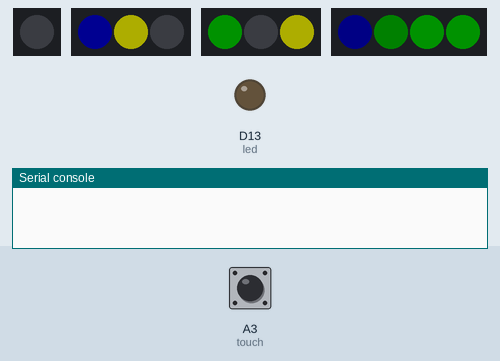
The program below on a simulated CircuitPython board. Shown: 1 RGB LEDs in strip order, left to right, 2 × 3 RGB LEDs in strip order, left to right, 4 RGB LEDs in strip order, left to right, output pins drawn as LEDs (lit = HIGH), the last lines printed to the serial console. Inputs (shaded band) come from the test bench; at power-on: A3 (touch) LOW. Dim RGB values are drawn brighter than linear; random numbers come from a fixed seed; USB keyboard and mouse output is not drawn; touch pads read as touched when driven HIGH.

Above: at 1.2 s.
1.3 s: A3 (touch) pulled HIGH for 3.2 s
At 5.3 s:
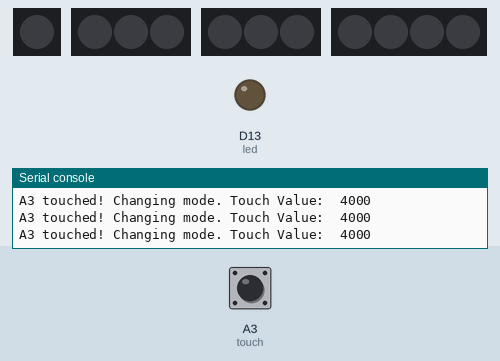
6.0 s: A3 (touch) pulled HIGH for 0.15 s
At 6.49 s:
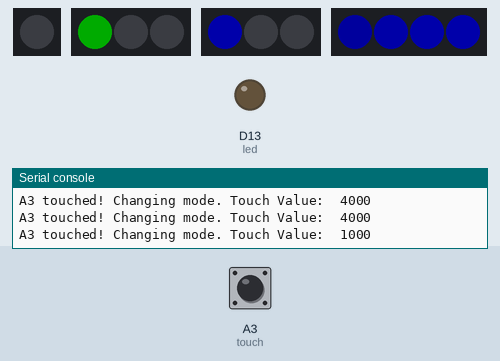
9.1 s: A3 (touch) pulled HIGH for 1 s
At 9.19 s:
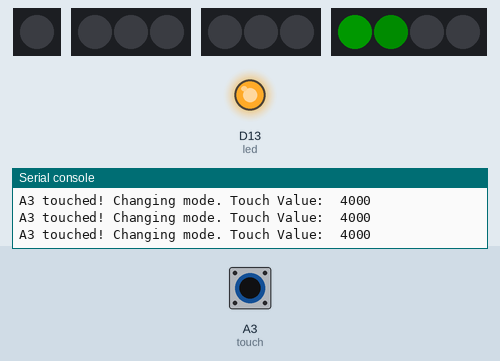
12.7 s: A3 (touch) pulled HIGH for 3.2 s
At 13.45 s:
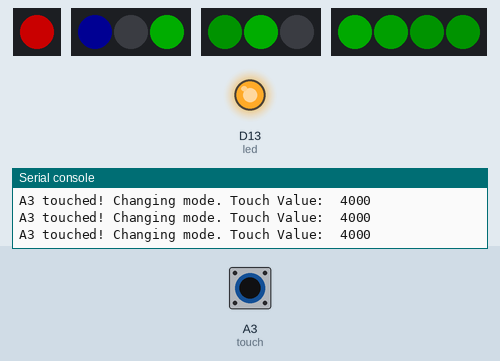
18.9 s: A3 (touch) pulled HIGH for 0.15 s
At 19.09 s:
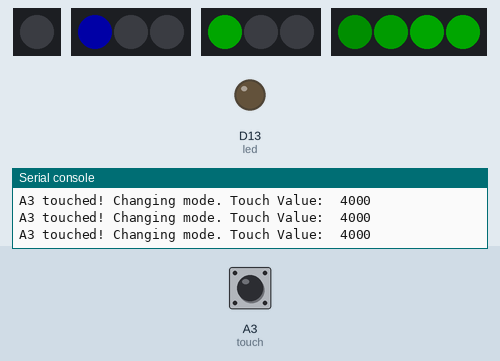
22.0 s: A3 (touch) pulled HIGH for 0.15 s
At 23.07 s:
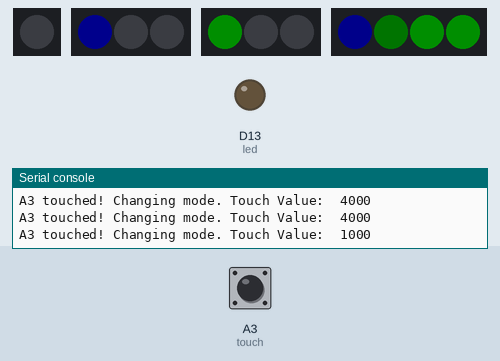
Timing chart, 0 to 26.1 s (numbered marks = the images above; inputs shaded):
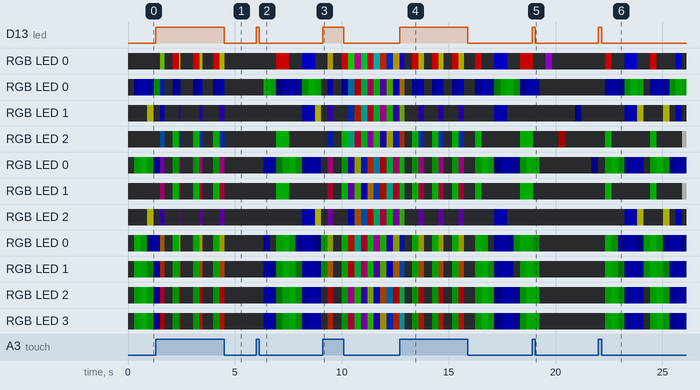

The program:

main.py
```python
# Test program for the 3k badge
# Note this code has been designed with CircuitPython 2.0 libraries

import board
from digitalio import DigitalInOut, Direction, Pull
import touchio
from adafruit_hid.keyboard import Keyboard
from adafruit_hid.keycode import Keycode
import adafruit_dotstar as dotstar
import time
import neopixel
import random

# One pixel connected internally!
dot = dotstar.DotStar(board.APA102_SCK, board.APA102_MOSI, 1, brightness=0.4)

# Built in red LED
led = DigitalInOut(board.D13)
led.direction = Direction.OUTPUT

# Capacitive touch on A3 (Using Analog for raw_value)
touch = touchio.TouchIn(board.A3)

# NeoPixel strip connected on D4
NUMPIXELSD4 = 3
neopixelsd4 = neopixel.NeoPixel(board.D4, NUMPIXELSD4, brightness=0.2, auto_write=False)

# NeoPixel strip connected on D2
NUMPIXELSD2 = 3
neopixelsd2 = neopixel.NeoPixel(board.D2, NUMPIXELSD2, brightness=0.2, auto_write=False)

# NeoPixel strip connected on D2
NUMPIXELSD1 = 4
neopixelsd1 = neopixel.NeoPixel(board.D1, NUMPIXELSD1, brightness=0.2, auto_write=False)

# Used if we do HID output, see below
kbd = Keyboard()

######################### FUNCTIONS ##############################

# Function to give us a nice color swirl on DOT (R,G,B)
def wheeld(pos):
    # Input a value 0 to 255 to get a color value.
    # The colours are a transition r - g - b - back to r.
    if (pos < 0) or (pos > 255):
        return (0, 0, 0)
    if pos < 85:
        return (int(255 - pos*3), int(pos*3), 0)
    elif pos < 170:
        pos -= 85
        return (0, int(255 - (pos*3)), int(pos*3))
    else:
        pos -= 170
        return (int(pos*3), 0, int(255 - pos*3))

# Function to give us a nice color swirl on NeoPixel (G,R,B)
def wheeln(pos, sft):
    if (pos + sft) > 255:
        pos = (pos + sft) - 256
    else:
        pos = (pos + sft)
    if (pos < 0) or (pos > 255):
        return (0, 0, 0)
    if pos < 85:
        return (int(pos*3), int(255 - pos*3), 0)
    elif pos < 170:
        pos -= 85
        return (int(255 - (pos*3)), 0, int(pos*3))
    else:
        pos -= 170
        return (0, int(pos*3), int(255 - pos*3))

# Function to simulate a red/blue siren on NeoPixel (G,R,B)
def siren(pos, sft):
    # pos = position, sft = shift
    if (pos + sft) > 255:
        pos = (pos + sft) - 256
    else:
        pos = (pos + sft)
    if pos < 32:
        # Red Low-High
        return (0, int(pos*8), 0)
    elif (pos > 31) and (pos < 64):
        # Red High-Low
        return (0, int(510 - (pos*8)), 0)
    elif (pos > 63) and (pos < 96):
        # Blue Low-High
        return (0, 0, int((pos*8) - 510))
    elif (pos > 95) and (pos < 128):
        # Blue High-Low
        return (0, 0, int(1020 - (pos*8)))
    elif (pos > 127) and (pos < 160):
        # Red Low-High
        return (0, int((pos*8) - 1020), 0)
    elif (pos > 159) and (pos < 192):
        # Red High-Low
        return (0, int(1530 - (pos*8)), 0)
    elif (pos > 191) and (pos < 224):
        # Blue Low-High
        return (0, 0, int((pos*8) - 1530))
    elif (pos > 223):
        # Blue High-Low
        return (0, 0, int(2040 - (pos*8)))
    else:
        return (0, 0, 0)

# Function to flash red and white on NeoPixel (G,R,B)
def flashrw(pos, sft):
    # pos = position, sft = shift
    posred = [1,2,3,4,9,10,11,12,17,18,19,20,25,26,27,28,129,130,131,132,137,138,139,140,145,146,147,148,153,154,155,156]
    posblue = [262,263]
    poswhite = [42,43,49,50,106,107,113,114,170,171,177,178,234,235,241,242]
    posyellow = [264,265]
    if (pos + sft) > 255:
        pos = (pos + sft) - 256
    else:
        pos = (pos + sft)
    if pos in posred:
        return (0, 255, 0)
    elif pos in posblue:
        return (0, 0, 255)
    elif pos in poswhite:
        return (255, 255, 255)
    elif pos in posyellow:
        return (255, 255, 0)
    else:
        return (0, 0, 0)

# Function to flash blue and yellow on NeoPixel (G,R,B)
def flashby(pos, sft):
    # pos = position, sft = shift
    posred = [262,263]
    posblue = [65,66,67,68,73,74,75,76,81,82,83,84,89,90,91,92,193,194,195,196,201,202,203,204,209,210,211,212,217,218,219,220]
    poswhite = [264,265]
    posyellow = [45,46,52,53,109,110,116,117,173,174,180,181,237,238,244,245]
    if (pos + sft) > 255:
        pos = (pos + sft) - 256
    else:
        pos = (pos + sft)
    if pos in posred:
        return (0, 255, 0)
    elif pos in posblue:
        return (0, 0, 255)
    elif pos in poswhite:
        return (255, 255, 255)
    elif pos in posyellow:
        return (255, 255, 0)
    else:
        return (0, 0, 0)

# Function to flash red and blue on NeoPixel (G,R,B) or Dot (R,G,B)
def flashrb(pos, sft, nd):
    # pos = position, sft = shift, nd = 0 neopixel 1 dot (flips red and green)
    posred = [1,2,3,4,9,10,11,12,17,18,19,20,25,26,27,28,129,130,131,132,137,138,139,140,145,146,147,148,153,154,155,156]
    posblue = [65,66,67,68,73,74,75,76,81,82,83,84,89,90,91,92,193,194,195,196,201,202,203,204,209,210,211,212,217,218,219,220]
    poswhite = [262,263]
    posyellow = [264,265]
    if (pos + sft) > 255:
        pos = (pos + sft) - 256
    else:
        pos = (pos + sft)
    if pos in posred:
        if nd == 1:
            return (255, 0, 0)
        else:
            return (0, 255, 0)
    elif pos in posblue:
        return (0, 0, 255)
    elif pos in poswhite:
        return (255, 255, 255)
    elif pos in posyellow:
        return (255, 255, 0)
    else:
        return (0, 0, 0)

# Function to flash random colors
def randcolor():
    randgr = randrd = randbl = 0
    # determine if all colors off
    if (random.randint(0,29) == 1):
        # if on then determine if each color is off and return an intensity value if on
        if (random.randint(0,1) == 1):
            randgr = random.randint(1,255)
        if (random.randint(0,1) == 1):
            randrd = random.randint(1,255)
        if (random.randint(0,1) == 1):
            randbl = random.randint(1,255)
    return (randgr, randrd, randbl)

# Function to turn all LEDs off in a neopixel string
def alloff(pixel):
    for j in range(len(pixel)):
        pixel[j] = (0, 0, 0)

######################### MAIN LOOP ##############################
mode = 0
touched = 0
i = 0
while True:
    # NeoPixels are on D1 and D2 and D4
    # NeoPixel values are in the color order (G, R, B)
    # The onboard Dot uses color order (R, G, B)

    if (mode == 0):
        # Bad boys, bad boys, whatchya gonna do?
        neopixelsd1[0] = siren(i, 16)
        neopixelsd1[1] = siren(i, 8)
        neopixelsd1[2] = siren(i, 0)
        neopixelsd1[3] = siren(i, 0)
        neopixelsd2[0] = siren(i, 0)
        neopixelsd2[1] = flashrw(i, 0)
        neopixelsd2[2] = flashby(i, 128)
        neopixelsd4[0] = siren(i, 64)
        neopixelsd4[1] = flashby(i, 0)
        neopixelsd4[2] = flashrw(i, 128)
        dot[0] = flashrb(i, 128, 1)
    elif (mode == 1):
        # Candy is dandy but liquor is quicker!
        neopixelsd1[0] = wheeln(i, 0)
        neopixelsd1[1] = wheeln(i, 16)
        neopixelsd1[2] = wheeln(i, 48)
        neopixelsd1[3] = wheeln(i, 32)
        neopixelsd2[0] = wheeln(i, 80)
        neopixelsd2[1] = wheeln(i, 64)
        neopixelsd2[2] = wheeln(i, 96)
        neopixelsd4[0] = wheeln(i, 128)
        neopixelsd4[1] = wheeln(i, 112)
        neopixelsd4[2] = wheeln(i, 144)
        dot[0] = wheeld(i)
    elif (mode == 2):
        # My God, it's full of stars!
        neopixelsd1[0] = randcolor()
        neopixelsd1[1] = randcolor()
        neopixelsd1[2] = randcolor()
        neopixelsd1[3] = randcolor()
        neopixelsd2[0] = randcolor()
        neopixelsd2[1] = randcolor()
        neopixelsd2[2] = randcolor()
        neopixelsd4[0] = randcolor()
        neopixelsd4[1] = randcolor()
        neopixelsd4[2] = randcolor()
        dot[0] = randcolor()
    else:
        # All Off
        alloff(neopixelsd1)
        alloff(neopixelsd2)
        alloff(neopixelsd4)
        dot[0] = (0, 0, 0)

    # Show the neopixel values defined above
    neopixelsd1.show()
    neopixelsd2.show()
    neopixelsd4.show()

    # use A3 as capacitive touch to turn on internal LED and change mode
    # note: must use analog raw_value to prevent false positive from back of board touches
    if touch.raw_value > 3500:
        print("A3 touched! Changing mode. Touch Value: ", touch.raw_value)
        touched = 1
        led.value = touch.value
    else:
        led.value = 0
    #print(touch.raw_value)

    i = (i+1) % 256
    # print (i)

    if ((i == 63) | (i == 127) | (i == 191) | (i >= 255)) and (touched == 1):
        mode = (mode+1)
        touched = 0
        i = 0
        if (mode > 3):
            mode = 0

    # time.sleep(0.001) # make bigger to slow down
    # print("Loop Complete")
```

Measured:
- after the input at 1.3 s, D13 (led): LOW → HIGH at once, → LOW 3.2 s later
- after the input at 6.0 s, D13 (led): LOW → HIGH at once, → LOW 0.15 s later; RGB LED 0: off → RGB(102, 0, 0) after 0.95 s, → off 0.60 s later, → RGB(0, 0, 102) 0.60 s later, → off 0.60 s later
- after the input at 9.1 s, D13 (led): LOW → HIGH at once, → LOW 1.0 s later
- after the input at 12.7 s, D13 (led): LOW → HIGH at once, → LOW 3.2 s later
- after the input at 18.9 s, D13 (led): LOW → HIGH at once, → LOW 0.15 s later
- after the input at 22.0 s, D13 (led): LOW → HIGH at once, → LOW 0.15 s later
